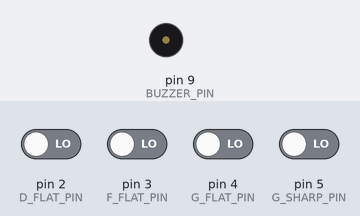
The sketch below on a simulated Arduino Uno, built with avr-gcc and run on an emulated ATmega328P. On the bench: buzzer (waves = sounding). The inputs (shaded band) are chosen by the test bench; at power-on: pin 2 (D_FLAT_PIN), pin 3 (F_FLAT_PIN), pin 4 (G_FLAT_PIN), pin 5 (G_SHARP_PIN) LOW.

Above: at 1.2 s.
1.3 s: pin 2 (D_FLAT_PIN) driven HIGH
At 2.2 s:
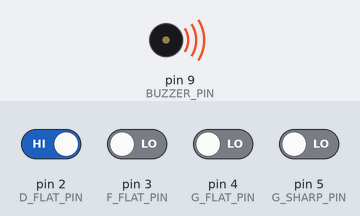
2.8 s: pin 2 (D_FLAT_PIN) driven LOW
At 3.3 s:
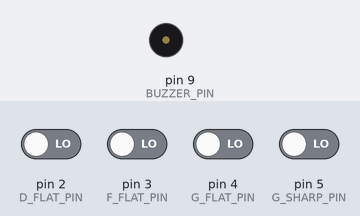
4.3 s: pin 3 (F_FLAT_PIN) driven HIGH
At 5.7 s:
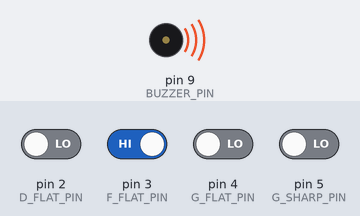
Timing chart, 0 to 7.3 s (numbered marks = the images above; inputs shaded):
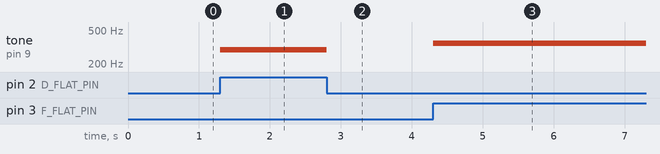

The sketch:

smoke.ino
```cpp
int D_FLAT_PIN  = 2;
int F_FLAT_PIN  = 3;
int G_FLAT_PIN  = 4;
int G_SHARP_PIN = 5;
int BUZZER_PIN  = 9;

int NOTE_D4     = 294;
int NOTE_F4     = 349;
int NOTE_G4     = 392;
int NOTE_GS4    = 415;

void setup() {
  pinMode(D_FLAT_PIN,   INPUT);
  pinMode(F_FLAT_PIN,   INPUT);
  pinMode(G_FLAT_PIN,   INPUT);
  pinMode(G_SHARP_PIN,  INPUT);
  pinMode(BUZZER_PIN,  OUTPUT);
}

void loop() {
  if (digitalRead(D_FLAT_PIN) == HIGH) {
    tone(BUZZER_PIN, NOTE_D4);
  }
  else if (digitalRead(F_FLAT_PIN) == HIGH) {
    tone(BUZZER_PIN, NOTE_F4);
  }
  else if (digitalRead(G_FLAT_PIN) == HIGH) {
    tone(BUZZER_PIN, NOTE_G4);
  }
  else if (digitalRead(G_SHARP_PIN) == HIGH) {
    tone(BUZZER_PIN, NOTE_GS4);
  }
  else {
    noTone(BUZZER_PIN);
  }
}
```

Measured:
- after the input at 1.3 s, tone on pin 9 (BUZZER_PIN): silent → 294 Hz at once
- after the input at 2.8 s, tone on pin 9 (BUZZER_PIN): 294 Hz → silent at once
- after the input at 4.3 s, tone on pin 9 (BUZZER_PIN): silent → 349 Hz at once
